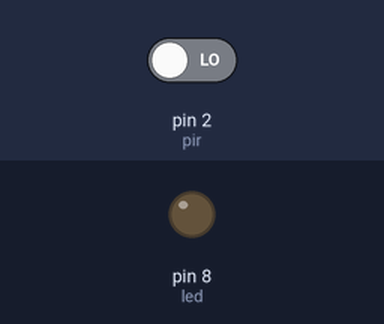
Recording of a sketch running on a simulated Arduino Uno, built with avr-gcc and run on an emulated ATmega328P. Shown: output pins drawn as LEDs (lit = HIGH). The test bench sets the inputs (shaded band); at power-on: pin 2 (pir) LOW. What the sketch prints to the serial monitor is not drawn.

Above: at 1.2 s.
1.3 s: pin 2 (pir) driven HIGH
At 2.2 s:
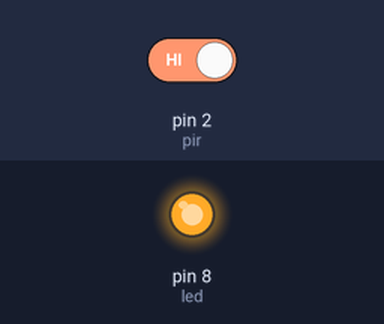
2.8 s: pin 2 (pir) driven LOW
At 3.4 s:
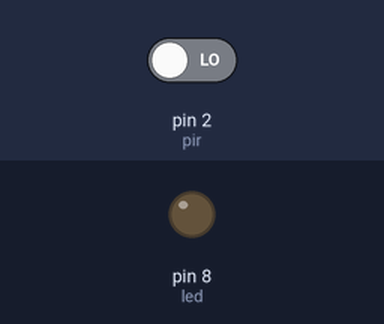
Timing chart, 0 to 5.8 s (numbered marks = the images above; inputs shaded):
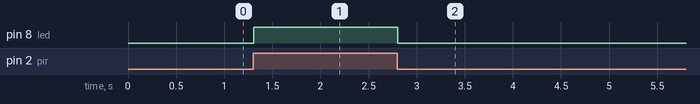

Measured:
- after the input at 1.3 s, pin 8 (led): LOW → HIGH at once
- after the input at 2.8 s, pin 8 (led): HIGH → LOW at once

The sketch:

motion_Sensor.ino
```cpp
#define led 8
#define pir 2
int pirValue;
void setup() {
  // put your setup code here, to run once:
  pinMode(led, OUTPUT);
  pinMode(pir, INPUT);
  Serial.begin(9600);
}

void loop() {
  // put your main code here, to run repeatedly:
  pirValue = digitalRead(pir);
  Serial.println(pirValue);
  if (pirValue == 1) {
    digitalWrite(led, HIGH);
  } else {
    digitalWrite(led, LOW);
  }
}
```
